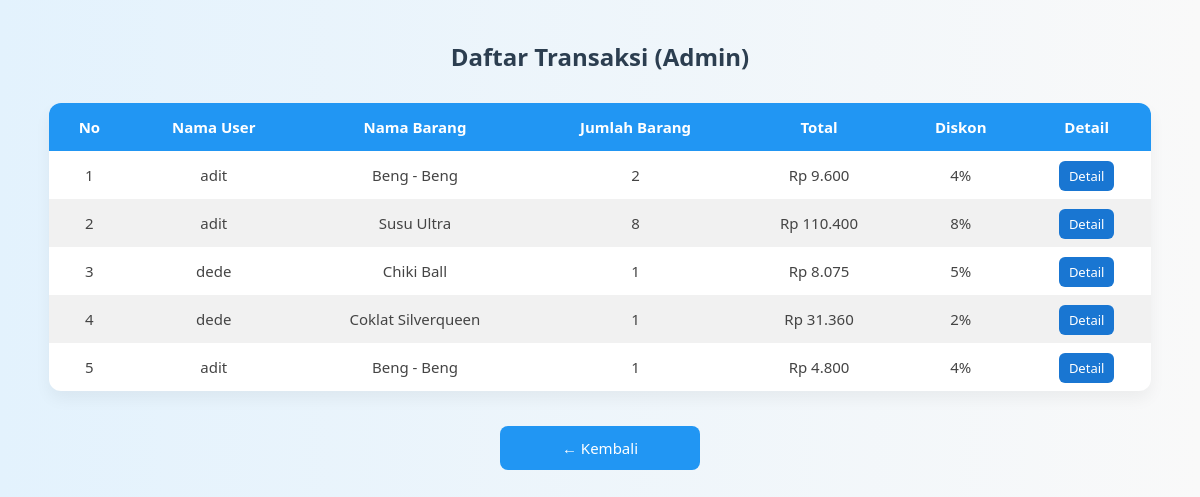
/views/daftar_transaksi_admin.php (signed in), run on the app's committed database.
### tables this page shows
CREATE TABLE `transaksi` (
  `id_transaksi` int(11) NOT NULL,
  `id_user` int(11) NOT NULL,
  `id_barang` int(11) NOT NULL,
  `nama_barang` varchar(25) NOT NULL,
  `jumlah_barang` int(25) NOT NULL,
  `total_harga` decimal(10,2) NOT NULL,
  `diskon` int(11) NOT NULL,
  `metode_pembayaran` varchar(100) NOT NULL,
  `tanggal_transaksi` date NOT NULL
);

CREATE TABLE `users` (
  `id_user` int(11) NOT NULL,
  `username` varchar(50) NOT NULL,
  `password` varchar(255) NOT NULL,
  `role` enum('admin','user') NOT NULL
);

CREATE TABLE `barang` (
  `id_barang` int(11) NOT NULL,
  `nama_barang` varchar(100) NOT NULL,
  `harga` decimal(10,2) NOT NULL,
  `diskon` int(11) NOT NULL,
  `stok` int(11) NOT NULL
);

### views/daftar_transaksi_admin.php (the view, shortened to what this page needs)
<?php
$db = new Database();
$conn = $db->getConnection();
$sql = "SELECT
            transaksi.id_transaksi,
            transaksi.jumlah_barang,
            transaksi.total_harga,
            transaksi.diskon,
            users.username AS nama_user,
            barang.nama_barang
        FROM transaksi
        JOIN users ON transaksi.id_user = users.id_user
        JOIN barang ON transaksi.id_barang = barang.id_barang";
$stmt = $conn->prepare($sql);
$stmt->execute();
$transaksi = $stmt->fetchAll(PDO::FETCH_ASSOC);
?>
<!DOCTYPE html>
<html lang="id">
<head>
</head>
<body>
    <h2>Daftar Transaksi (Admin)</h2>
    <table id="tabelTransaksi">
        <thead>
            <tr>
                <th>No</th>
                <th>Nama User</th>
                <th>Nama Barang</th>
                <th>Jumlah Barang</th>
                <th>Total</th>
                <th>Diskon</th>
                <th>Detail</th>
            </tr>
        </thead>
        <tbody>
            <?php if (!empty($transaksi)) : ?>
                <?php $no = 1;  ?>
                <?php foreach ($transaksi as $row) : ?>
                    <tr>
                        <td><?= $no++ ?></td>
                        <td><?= htmlspecialchars($row['nama_user']) ?></td>
                        <td><?= htmlspecialchars($row['nama_barang']) ?></td>
                        <td><?= $row['jumlah_barang'] ?></td>
                        <td>Rp <?= number_format($row['total_harga'], 0, ',', '.') ?></td>
                        <td><?= $row['diskon'] ?>%</td>
                        <td><a class="btn-detail" href="detail_transaksi.php?id=<?= $row['id_transaksi'] ?>">Detail</a></td>
                    </tr>
                <?php endforeach; ?>
            <?php else : ?>
                <tr>
                    <td colspan="7">Belum ada data transaksi.</td>
                </tr>
            <?php endif; ?>
        </tbody>
    </table>
    <a href="dashboard_admin.php" class="btn-kembali">← Kembali</a>
</body>
</html>

### views/daftar_transaksi_admin.php (style rules this page uses)
body { font-family: 'Segoe UI', Tahoma, Geneva, Verdana, sans-serif; background: linear-gradient(to right, #e3f2fd, #f9f9f9); margin: 0; padding: 20px; }
h2 { text-align: center; color: #2c3e50; margin-bottom: 30px; }
table { width: 95%; margin: auto; border-collapse: collapse; background-color: #fff; border-radius: 12px; overflow: hidden; box-shadow: 0 8px 16px rgba(0,0,0,0.05); }
th, td { padding: 14px 18px; text-align: center; font-size: 15px; }
th { background-color: #2196f3; color: white; }
tr:nth-child(even) { background-color: #f1f1f1; }
td { color: #444; }
.btn-detail { padding: 6px 10px; background-color: #1976d2; color: white; text-decoration: none; border-radius: 6px; font-size: 13px; }
.btn-kembali { display: block; width: 160px; margin: 35px auto 0; padding: 12px 20px; text-align: center; background-color: #2196f3; color: white; text-decoration: none; border-radius: 8px; font-size: 15px; transition: background-color 0.3s ease; }

### data on the page
transaksi: id_user.username "adit", id_barang.nama_barang "Beng - Beng", jumlah_barang "2", total_harga "9.600", diskon "4"
transaksi: id_user.username "adit", id_barang.nama_barang "Susu Ultra", jumlah_barang "8", total_harga "110.400", diskon "8"
transaksi: id_user.username "dede", id_barang.nama_barang "Chiki Ball", jumlah_barang "1", total_harga "8.075", diskon "5"
transaksi: id_user.username "dede", id_barang.nama_barang "Coklat Silverqueen", jumlah_barang "1", total_harga "31.360", diskon "2"
transaksi: id_user.username "adit", id_barang.nama_barang "Beng - Beng", jumlah_barang "1", total_harga "4.800", diskon "4"
